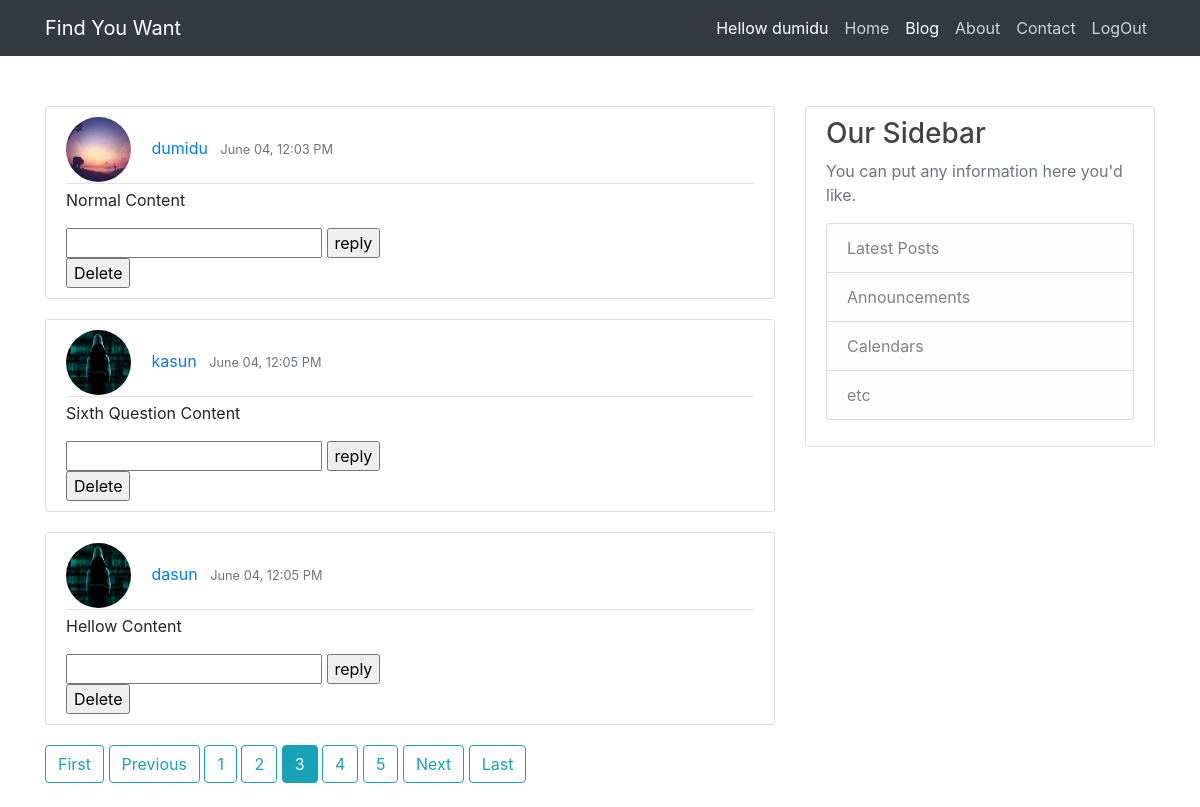
Page /blog/3 (signed in) on the committed database.
### blog/models.py (models this page shows)
class Question(models.Model):
    content = models.TextField()
    date_posted = models.DateTimeField(default=timezone.now)
    author = models.ForeignKey(User, on_delete=models.CASCADE)
    question_image = models.ImageField(upload_to='question_pics', blank= True, null= True)

### users/models.py (models this page shows, shortened)
class Profile(models.Model):
    user = models.OneToOneField(User, on_delete=models.CASCADE)
    image = models.ImageField(default='default.jpg', upload_to='profile_pics')

### blog/views.py (the view)
# urls.py: path('', home, name='blog-home'),
@login_required
def home(request,page_num=1):
    qlist = []
    question_list = Question.objects.all()
    for raw_question in question_list:
        try:
            ans = Answers.objects.get(question_id=raw_question.id)
            continue
        except:
            qlist.append(raw_question)
    try:
        p = Paginator(qlist, 3)
        page = p.page(page_num)
        is_paginated = True
    except:
        raise Http404
    context = {
        'page':page,
        'title': 'Answers Home',
        'is_paginated' : is_paginated,
    }
    return render(request, 'blog/index.html', context)

### blog/templates/blog/index.html (shortened to what this page needs)
{% extends 'base.html' %}
{% block content %}
    {% for question  in page.object_list %}
    <article class="media content-section">
        <div class="media-body">
          <div class="article-metadata">
            <img class="rounded-circle article-img" src="{{ question.author.profile.image.url }}">
            <a class="mr-2" href="#">{{ question.author }}</a>
            <small class="text-muted">{{ question.date_posted|date:"F d, f A" }}</small>
          </div>
          <p class="article-content">{{ question.content }}</p>
          <form action="reply/{{ question.id }}" method="POST"> {% csrf_token %}
            <input type="text" name='reply' required>
            <input type="submit" value="reply">
          </form>
          <form action="reply/{{ question.id }}" method="POST"> {% csrf_token %}
            <input type="submit" name="reply" value="Delete" >
          </form>
        </div>
      </article>
    {% endfor %}
    {% if is_paginated %}
      {% if page.has_previous %}
        <a class="btn btn-outline-info mb-4" href="{% url 'blog-home' 1 %}">First</a>
        <a class="btn btn-outline-info mb-4" href="{% url 'blog-home' page.previous_page_number %}">Previous</a>
      {% endif %}
        {% for num in page.paginator.page_range %}
        {% if page.number == num %}
          <a class="btn btn-info mb-4" href="{% url 'blog-home' num %}">{{ num }}</a>
        {% elif num > page.number|add:'-3' and num < page.number|add:'3' %}
          <a class="btn btn-outline-info mb-4" href="{% url 'blog-home' num %}">{{ num }}</a>
        {% endif %}
        {% endfor %}
        {% if page.has_next %}
        <a class="btn btn-outline-info mb-4" href="{% url 'blog-home' page.next_page_number %}">Next</a>
        <a class="btn btn-outline-info mb-4" href="{% url 'blog-home' page.paginator.num_pages %}">Last</a>
      {% endif %}
    {% endif %}
{% endblock content %}

### my_app/templates/base.html (shortened to what this page needs)
{% load static %}
{% load crispy_forms_tags %}
<!DOCTYPE html>
<html lang="en">
	<head>
		<link
			rel="stylesheet" href="{% static 'my_app/bootstrap.css' %}"/>
        <link rel="stylesheet" type="text/css" href="{% static 'my_app/style.css' %}">
	</head>
	<body>
    <header class="site-header">
      <nav class="navbar navbar-expand-lg navbar-dark bg-dark static-top">
              <div class="container">
                <a class="navbar-brand" href="{% url 'index' %}">Find You Want</a>
                <div class="collapse navbar-collapse" id="navbarResponsive">
                  <ul class="navbar-nav ml-auto">
                    {% if user.is_authenticated %}
                    <li class="nav-item active">
                      <a class="nav-link" href="{% url 'profile' %}">Hellow {{ user.username }}<span class="sr-only">(current)</span></a>
                    </li>
                    {% endif %}
                    <li class="nav-item">
                      <a class="nav-link" href="{% url 'index' %}">Home<span class="sr-only">(current)</span></a>
                    </li>
                    <li class="nav-item active">
                      <a class="nav-link" href="{% url 'blog-home' %}">Blog<span class="sr-only">(current)</span></a>
                    </li>
                    <li class="nav-item">
                      <a class="nav-link" href="{% url 'about' %}">About</a>
                    </li>
                    <li class="nav-item">
                      <a class="nav-link" href="{% url 'contact' %}">Contact</a>
                    </li>
                    {% if user.is_authenticated %}
                    <li class="nav-item">
                      <a class="nav-link" href="{% url 'logout' %}">LogOut</a>
                    </li>
                    {% endif %}
                  </ul>
                </div>
              </div>
            </nav>
    </header>
		<main role="main" class="container">
			<div class="row" style="margin-top: 50px;">
				<div class="col-md-8">
            {% block content %}
            {% endblock content %}
            </div>
            {% if 'blog' in request.path %}
              {% include "blog/sidebar.html" %}
            {% endif %}
        </div>
		</main>
	</body>
</html>

### blog/templates/blog/sidebar.html
<div class="col-md-4">
    <div class="content-section">
      <h3>Our Sidebar</h3>
      <p class='text-muted'>You can put any information here you'd like.
        <ul class="list-group">
          <li class="list-group-item list-group-item-light">Latest Posts</li>
          <li class="list-group-item list-group-item-light">Announcements</li>
          <li class="list-group-item list-group-item-light">Calendars</li>
          <li class="list-group-item list-group-item-light">etc</li>
        </ul>
      </p>
    </div>
</div>

### my_app/static/my_app/style.css (style rules this page uses)
h1, h2, h3, h4, h5, h6 { color: #444444; }
ul { margin: 0; }
.site-header .navbar-nav .nav-link { color: #cbd5db; }
.content-section { background: #ffffff; padding: 10px 20px; border: 1px solid #dddddd; border-radius: 3px; margin-bottom: 20px; }
.article-content { white-space: pre-line; }
.article-img { height: 65px; width: 65px; margin-right: 16px; }
.article-metadata { padding-bottom: 1px; margin-bottom: 4px; border-bottom: 1px solid #e3e3e3 }

### rows in the picture
Question: author.profile.image (picture), author "dumidu", date_posted "June 04, 12:03 PM", content "Normal Content"
Question: author.profile.image (placeholder picture), author "kasun", date_posted "June 04, 12:05 PM", content "Sixth Question Content"
Question: author.profile.image (placeholder picture), author "dasun", date_posted "June 04, 12:05 PM", content "Hellow Content"

### other values in the picture
{{ user.username }} "dumidu"
{{ num }} "1" "2" "4" "5"
{{ num }} "3"
